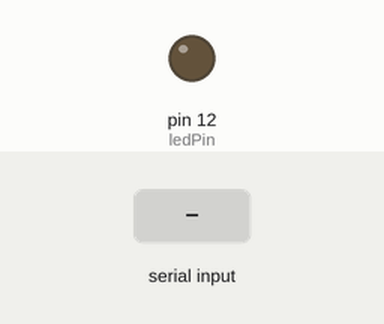
The sketch below on a simulated Arduino Uno, built with avr-gcc and run on an emulated ATmega328P. Parts: output pins drawn as LEDs (lit = HIGH). Dashed ring = blinking. The test bench sets the inputs (shaded band).

Above: at 1.2 s.
1.3 s: "q" received over Serial
At 1.55 s:
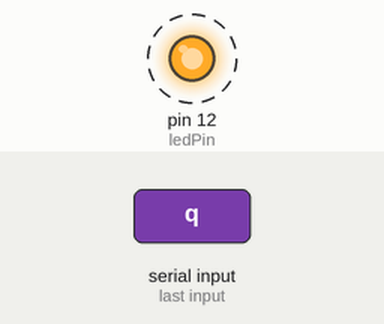
4.3 s: "1" received over Serial
At 6.4 s:
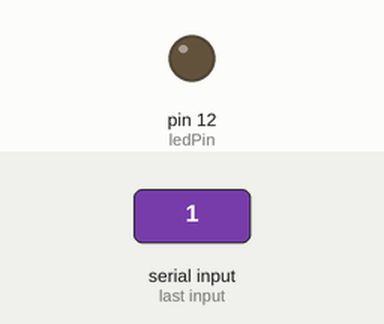
7.3 s: "w" received over Serial
At 7.55 s:
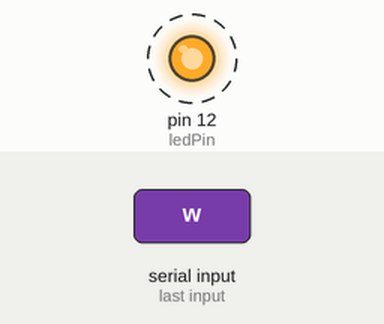
Timing chart, 0 to 16.3 s (numbered marks = the images above; inputs shaded):
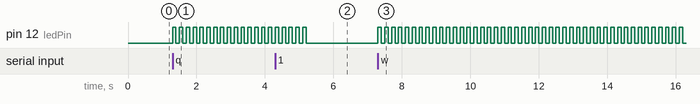

Measured:
- after the input at 1.3 s, pin 12 (ledPin): alternates HIGH for 0.10 s and LOW for 0.10 s, starting at once
- after the input at 4.3 s, pin 12 (ledPin): goes on until 5.2 s, then stays LOW
- after the input at 7.3 s, pin 12 (ledPin): alternates HIGH for 0.10 s and LOW for 0.10 s, starting at once

The sketch:

ledControl.ino
```cpp
int ledPin = 12;
int val;

void setup() {
  // put your setup code here, to run once:
  Serial.begin(9600);
  pinMode(ledPin, OUTPUT);

}

void loop() {
  // put your main code here, to run repeatedly:
  while(Serial.available()){
    val = Serial.read();
  }
  if(val == 'q'){
    lightLEDs(10);
  }
  if(val == 'w'){
    lightLEDs(20);
  }
  if(val == 'e'){
    lightLEDs(30);
  }


}

void lightLEDs(int n){
  for(int i = 0; i < n; i++){
    digitalWrite(ledPin,HIGH);
    delay(100);
    digitalWrite(ledPin,LOW);
    delay(100);
  }
}
```
